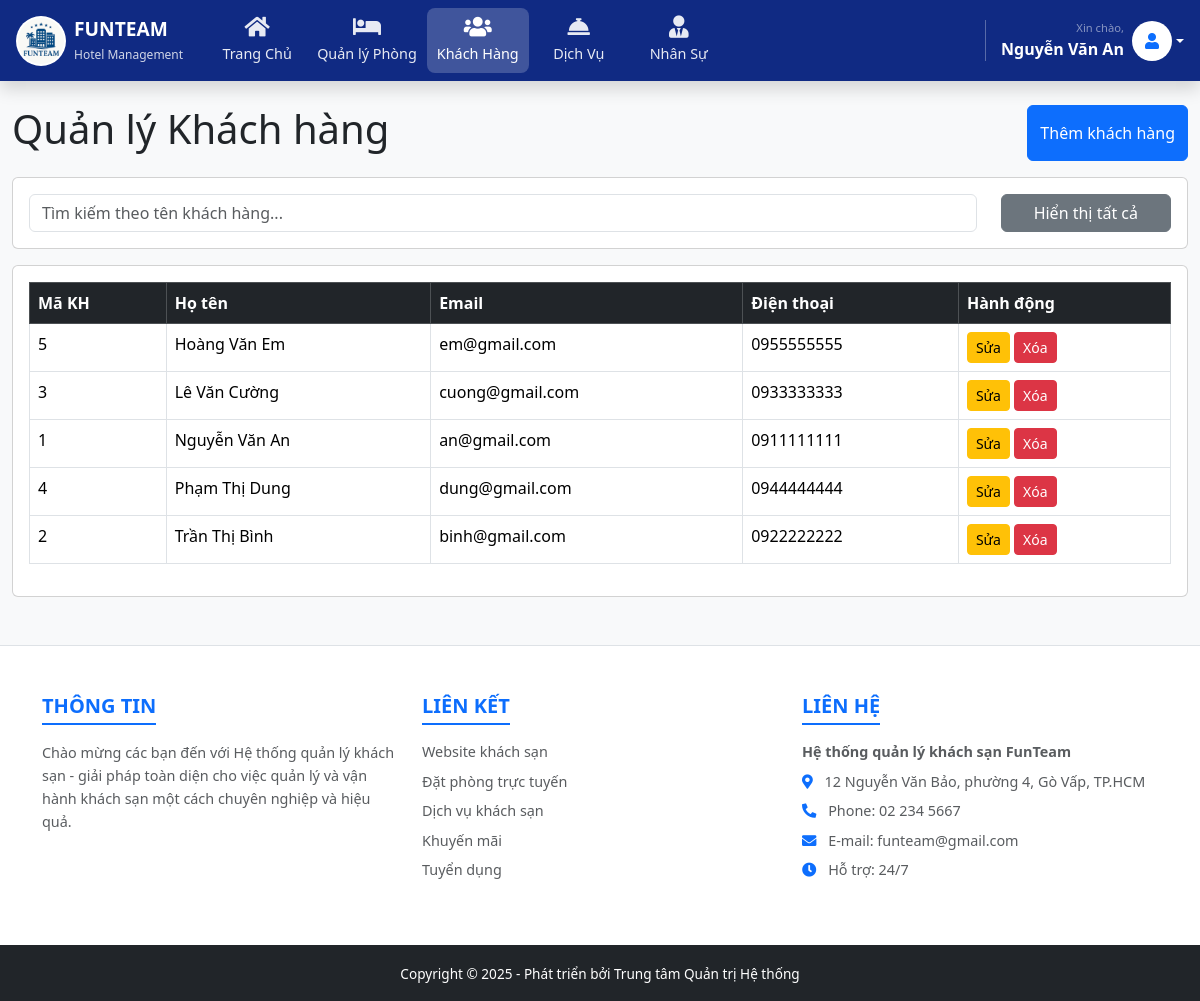
The page /hotel_management/dashboard.php?page=khachhang (signed in) on the database its author committed.
### tables this page shows
CREATE TABLE `khachhang` (
  `idKH` int(11) NOT NULL auto_increment,
  `hoTen` varchar(100) NOT NULL,
  `email` varchar(100) default NULL,
  `matKhau` varchar(255) default NULL,
  `soDienThoai` varchar(20) default NULL,
  `CCCD` varchar(20) default NULL,
  `diaChi` varchar(200) default NULL,
  `loaiKH` enum('Thuong','VIP') NOT NULL default 'Thuong',
  `vaiTro` varchar(50) default 'KhachHang',
  `trangThai` varchar(50) default 'HoatDong',
  PRIMARY KEY  (`idKH`),
  UNIQUE KEY `email` (`email`)
);

### hotel_management/model/KhachHangModel.php (called while the page is built, shortened)
<?php
require_once dirname(__FILE__) . '/../config/database.php';
class KhachHangModel {
    private $conn;
    public function __construct() {
        $database = new Database();
        $this->conn = $database->getConnection();
    }
    public function getDanhSachKH() {
        try {
            $stmt = $this->conn->query("SELECT idKH AS MaKH, hoTen AS HoTen, email AS Email, soDienThoai AS DienThoai FROM khachhang ORDER BY hoTen");
            $result = $stmt->fetchAll(PDO::FETCH_ASSOC);
            return ($result === false) ? array() : $result;
        } catch(PDOException $e) {
            error_log("KhachHangModel::getDanhSachKH error: " . $e->getMessage());
            return array();
        }
    }
}
?>

### hotel_management/config/database.php (called while the page is built, shortened)
<?php
class Database {
    private $host = "localhost";
    private $db_name = "quanlykhachsan";
    private $username = "root";
    private $password = "";
    public function getConnection() {
        $this->conn = null;
        try {
            $dsn = "mysql:host={$this->host};dbname={$this->db_name};charset=utf8mb4";
            $options = array(
                PDO::ATTR_ERRMODE => PDO::ERRMODE_EXCEPTION,
                PDO::ATTR_DEFAULT_FETCH_MODE => PDO::FETCH_ASSOC,
                PDO::ATTR_EMULATE_PREPARES => false,
                PDO::MYSQL_ATTR_INIT_COMMAND => "SET NAMES 'utf8mb4'"
            );
            $this->conn = new PDO($dsn, $this->username, $this->password, $options);
        } catch(PDOException $e) {
            if (strpos($e->getMessage(), 'Unknown character set') !== false || strpos($e->getMessage(), "SQLSTATE[42000]") !== false) {
                try {
                    $dsn = "mysql:host={$this->host};dbname={$this->db_name};charset=utf8";
                    $options[PDO::MYSQL_ATTR_INIT_COMMAND] = "SET NAMES 'utf8'";
                    $this->conn = new PDO($dsn, $this->username, $this->password, $options);
                } catch(PDOException $ex) {
                    echo "Kết nối thất bại: " . $ex->getMessage();
                    exit;
                }
            } else {
                echo "Kết nối thất bại: " . $e->getMessage();
                exit;
            }
        }
        return $this->conn;
    }
}
?>

### hotel_management/view/quanlykhachhang.php (the view, shortened to what this page needs)
<div class="d-flex justify-content-between mb-3">
  <h1>Quản lý Khách hàng</h1>
  <button class="btn btn-primary" data-bs-toggle="modal" data-bs-target="#khachHangModal">Thêm khách hàng</button>
</div>
<?php global $dsKhachHang; ?>
<div class="card mb-3">
  <div class="card-body">
    <div class="row">
      <div class="col-md-10">
        <input type="text" id="searchInput" class="form-control" placeholder="Tìm kiếm theo tên khách hàng...">
      </div>
      <div class="col-md-2">
        <button class="btn btn-secondary w-100" id="showAllBtn">Hiển thị tất cả</button>
      </div>
    </div>
  </div>
</div>
<div class="card">
  <div class="card-body">
    <div class="table-responsive">
      <table class="table table-bordered" id="tableKhachHang">
      <thead class="table-dark">
        <tr>
          <th>Mã KH</th>
          <th>Họ tên</th>
          <th>Email</th>
          <th>Điện thoại</th>
          <th>Hành động</th>
        </tr>
      </thead>
      <tbody>
        <?php if(!empty($dsKhachHang)): ?>
          <?php foreach($dsKhachHang as $kh): ?>
          <tr data-makh="<?php echo htmlspecialchars($kh['MaKH'], ENT_QUOTES, 'UTF-8'); ?>">
            <td><?php echo htmlspecialchars($kh['MaKH'], ENT_QUOTES); ?></td>
            <td><?php echo htmlspecialchars($kh['HoTen'], ENT_QUOTES, 'UTF-8'); ?></td>
            <td><?php echo htmlspecialchars($kh['Email'], ENT_QUOTES, 'UTF-8'); ?></td>
            <td><?php echo htmlspecialchars($kh['DienThoai'], ENT_QUOTES, 'UTF-8'); ?></td>
            <td>
              <button class="btn btn-warning btn-sm btn-sua-kh"
                  data-bs-toggle="modal" data-bs-target="#khachHangModal"
          data-makh="<?php echo htmlspecialchars($kh['MaKH'], ENT_QUOTES, 'UTF-8'); ?>"
          data-hoten="<?php echo htmlspecialchars($kh['HoTen'], ENT_QUOTES, 'UTF-8'); ?>"
          data-email="<?php echo htmlspecialchars($kh['Email'], ENT_QUOTES, 'UTF-8'); ?>"
          data-dienthoai="<?php echo htmlspecialchars($kh['DienThoai'], ENT_QUOTES, 'UTF-8'); ?>">Sửa</button>
        <button class="btn btn-danger btn-sm btn-xoa-kh" data-makh="<?php echo htmlspecialchars($kh['MaKH'], ENT_QUOTES); ?>">Xóa</button>
            </td>
          </tr>
          <?php endforeach; ?>
        <?php else: ?>
          <tr>
            <td colspan="5" class="text-center">Không có dữ liệu</td>
          </tr>
        <?php endif; ?>
      </tbody>
      </table>
    </div>
  </div>
</div>

### hotel_management/view/quanlykhachhang.php (style rules this page uses)
#tableKhachHang tbody td { color: #000 !important; }

### rows shown on the page
khachhang: idKH "5", hoTen "Hoàng Văn Em", email "em@gmail.com", soDienThoai "0955555555"
khachhang: idKH "3", hoTen "Lê Văn Cường", email "cuong@gmail.com", soDienThoai "0933333333"
khachhang: idKH "1", hoTen "Nguyễn Văn An", email "an@gmail.com", soDienThoai "0911111111"
khachhang: idKH "4", hoTen "Phạm Thị Dung", email "dung@gmail.com", soDienThoai "0944444444"
khachhang: idKH "2", hoTen "Trần Thị Bình", email "binh@gmail.com", soDienThoai "0922222222"

### other values the page prints
$_SESSION['user']['hoTen'] "Nguyễn Văn An"
